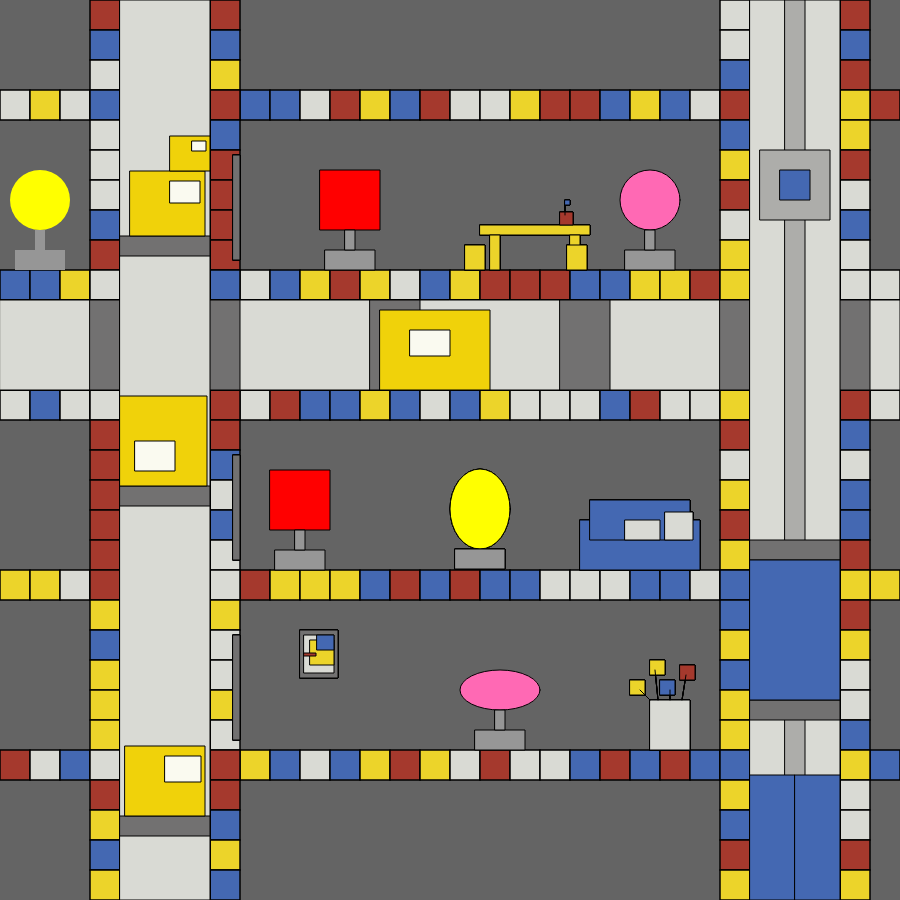
Frame 1 (no input)
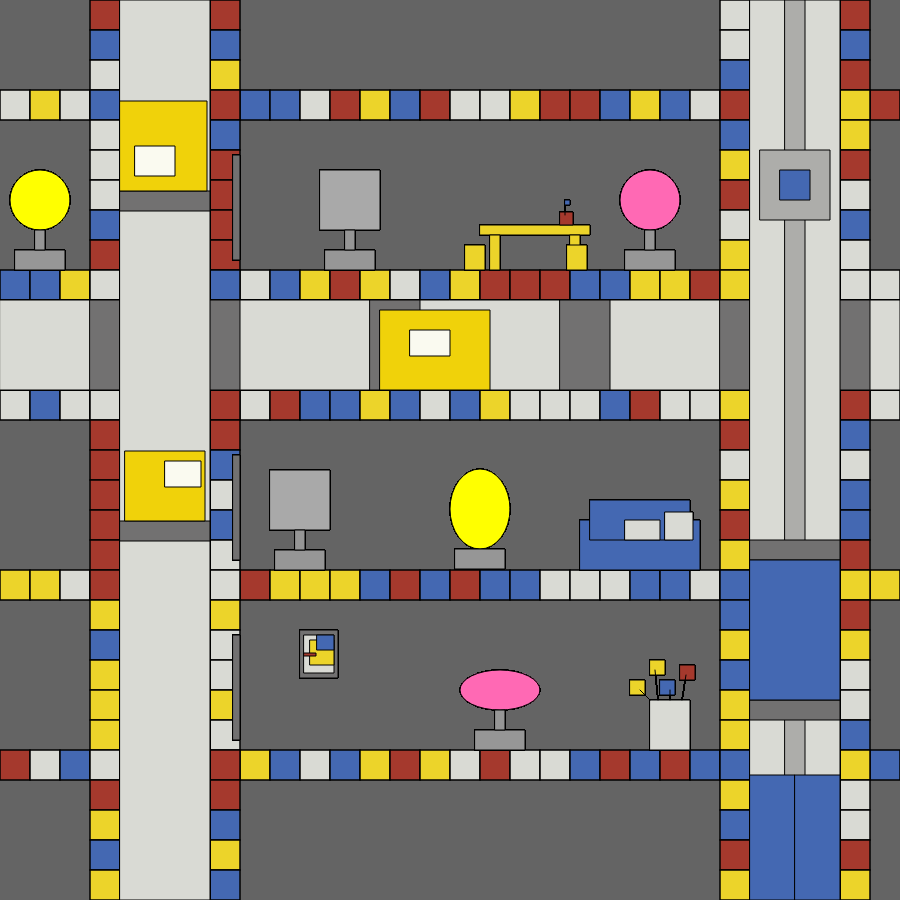
Frame 60 (no input)
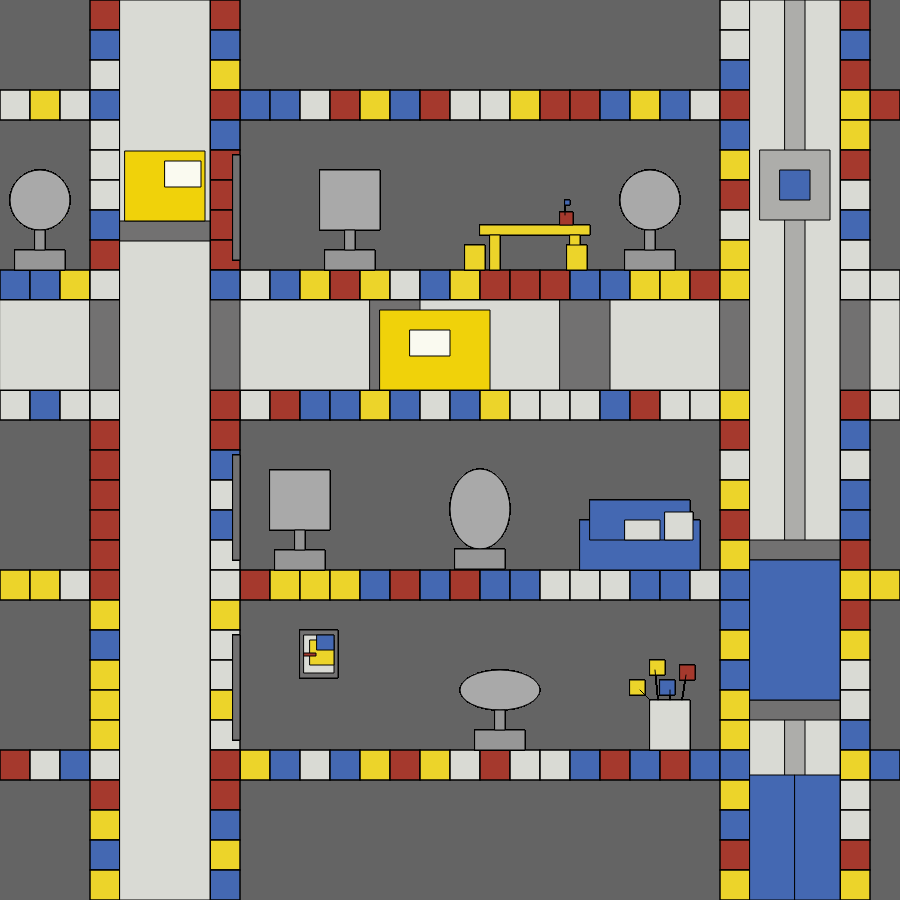
Frame 120 (the mouse pressed at the canvas centre since frame 60)

The p5.js sketch that drew these frames (run headless with seeded random() and noise() and a simulated clock; from frame 60 on, the mouse is pressed at the canvas centre):

// p5.js sketch
// ── sketch.js
class Pattern {
    constructor(side, colors) {
      this.side = side;
      this.colors = colors;
    }
  
    drawRect(x, y) {
      let randomColor = random(this.colors);
      fill(randomColor);
      rect(x, y, this.side, this.side);
    }
  
    drawVerticalPattern(xPositions, yPositions) {
      for (let i = 0; i < yPositions.length; i++) {
        let y = yPositions[i];
        for (let x = 0; x < width; x += this.side) {
          this.drawRect(x, y - this.side / 2);
        }
      }
    }
  
    drawHorizontalPattern(xPositions, yPositions) {
      for (let i = 0; i < xPositions.length; i++) {
        let x = xPositions[i];
        for (let y = 0; y < height; y += this.side) {
          this.drawRect(x - this.side / 2, y);
        }
      }
    }
  }
  
  let leftY = 0;
  let grey;
  let darkgery;
  let yellow;
  let blue;
  let red;
  let side;
  
  let isYellow = true;
  let isRed = true;
  let isPink = true;
  
  let startTime;
  
  // Initialize the switching time of the lights
  let yellowStartTime, redStartTime, pinkStartTime;

  function setup() {
    createCanvas(900, 900);
    strokeWeight(1.5);
    background(100,100,100);
    side = 30;
  
    yellow = color(236, 212, 42);
    blue = color(68, 104, 178);
    grey = color(217, 218, 212);
    red = color(165, 57, 45);
    darkgery = color(114, 113, 113);
  
    let colors = [yellow, blue, grey, red];
  
    let yPositions = [105, 285, 405, 585, 765];
    let xPositions = [105, 225, 735, 855];
  
    let pattern = new Pattern(side, colors);
  
    pattern.drawVerticalPattern(xPositions, yPositions);
    pattern.drawHorizontalPattern(xPositions, yPositions);
  
    noStroke();
  
    yellowStartTime = millis();
    redStartTime = millis();
    pinkStartTime = millis();
  }

  function draw() {

    // Each light switching state
   if (millis() - yellowStartTime > 1000) { // Yellow light switches every 1 second
     isYellow = !isYellow;
     yellowStartTime = millis();
   }
   if (millis() - redStartTime > 500) { // Red light switches every 0.5 seconds
     isRed = !isRed;
     redStartTime = millis();
   }
   if (millis() - pinkStartTime > 1500) { // Pink light switches every 1.5 seconds
     isPink = !isPink;
     pinkStartTime = millis();
   }
 
 // Draw the different shapes of the lamps and adjust their positions
 drawCustomLamp(40, 250, isYellow ? color(255, 255, 0) : color(169, 169, 169), 'circle'); // circle light
 drawCustomLamp(650, 250, isPink ? color(255, 105, 180) : color(169, 169, 169), 'circle'); // cirle light
 drawCustomLamp(350, 250, isRed ? color(255, 0, 0) : color(169, 169, 169), 'square'); // square light
 drawCustomLamp(300, 550, isRed ? color(255, 0, 0) : color(169, 169, 169), 'square'); // square light
 drawCustomLamp(500, 730, isPink ? color(255, 105, 180) : color(169, 169, 169), 'oval'); // oval light
 
 }
 
 // Generic function: draws lights, supports different shapes.
 function drawCustomLamp(x, y, lampColor, shape) {
   // Shape and position of the bulb
   fill(lampColor);
   if (shape === 'circle') {
     ellipse(x, y - 50, 60, 60); // circle， Directly Above Base
   } else if (shape === 'square') {
     rect(x - 30, y - 80, 60, 60); //  square,Directly Above Base
 
   } else if (shape === 'oval') {
     ellipse(x, y - 40, 80, 40); // oval, Directly Above Base
   }
 
    // Lamp holder section, stays linked to the bulb
   fill(150);
   rect(x - 25, y, 50, 20); // Base
   rect(x - 5, y - 20, 10, 20); // Connection of the base to the bulb
 
    // Drawing a light bulb
   drawLamp(480, 539);
 }
 
   // Drawing a light bulb
 function drawLamp(x, y) {
   // Lamp color change
   if (isYellow) {
     fill(255, 255, 0); // yellow 
   } else {
     fill(169, 169, 169); // gray
   }
   ellipse(x, y - 30, 60, 80); // circle part of the bulb
 
 
   // Lamp holders
   fill(150); // gray
   rect(x - 25, y + 10, 50, 20); //Rectangular part of the lamp base
 
   stroke(0); // black
   strokeWeight(1);
 
 
   // Horizontal conveyor belt, the third row
   fill(grey);
   rect(0, 300, 900, 90);
 
   // Two parcel storage doors
   fill(darkgery);
     rect(90, 300, 30, 90);
     rect(210, 300, 30, 90);
     rect(720, 300, 30, 90);
     rect(840, 300, 30, 90);
 
   // Left parcel passageway
   fill(grey);
   rect(120, 0, 90, 900);
 
   // Building Columns
   fill(darkgery);
   rect(370, 300, 50, 90);
   rect(560, 300, 50, 90);
 
   // Package Movement
   push();
   translate(0, leftY);
   leftY -= 1;
   if (leftY < -900) {
     leftY = 900;
   }
   // Left package machines
   fill(darkgery);
   rect(120, 240, 90, 20);
   rect(120, 490, 90, 20);
   rect(120, 820, 90, 20);
 
   // Package colors
   fill(240, 210, 10);
   // Package 1
   rect(130, 175, 75, 65);
   rect(170, 140, 40, 35);
   // Package 2
   rect(120, 400, 87, 90);
   // Package 3
   rect(125, 750, 80, 70);
 
   // Package label
   fill(250, 250, 240);
   rect(170, 185, 30, 22); // 1
   rect(192, 145, 14, 10); // 1
   rect(135, 445, 40, 30); // 2
   rect(165, 760, 36, 26); // 3
 
   // MOvement
   pop();
 
   // Package 4 inside horizontal conveyor belt
   fill(240, 210, 10);
   rect(380, 310, 110, 80);
   fill(250, 250, 240);
   rect(410, 330, 40, 26); // 4
   // Tape on the second package
   fill(221, 195, 140);
   //rect(182, 400, 18, 90);
 
   // Right elevator passageway
   fill(grey);
   rect(750, 0, 90, 900);
 
   // Conveyor belt behind the elevator on the right
   fill(173, 173, 170);
   rect(785, 0, 20, 900);
 
   // Elevator control box
   fill(173, 173, 170);
   rect(760, 150, 70, 70);
   fill(68, 104, 178);
   rect(780, 170, 30, 30);
 
   // Elevator doors
   fill(68, 104, 178);
   rect(750, 775, 45, 125);
   rect(795, 775, 45, 125);
 
   fill(darkgery);
   rect(750, 540, 90, 20); // Elevator top
   rect(750, 700, 90, 20); // Elevator bottom
 
   fill(blue);
   rect(750, 560, 90, 140); // Elevator box
 
   rect(580, 520, 120, 50); //sofa
   rect(590, 500, 100, 40);
   fill(grey);
   rect(665, 512, 28, 28); //pillow
   rect(625, 520, 35, 20);
 
   //plant
   rect(650, 700, 40, 50); // flowerpot
 
   fill(yellow); // leaf
   rect(630, 680, 15, 15);
   rect(650, 660, 15, 15);
   fill(blue);
   rect(660, 680, 15, 15);
   fill(red);
   rect(680, 665, 15, 15);
 
   line(650, 700, 640, 690); //branch
   line(658, 700, 655, 670);
   line(670, 700, 670, 690);
   line(682, 700, 686, 675);
 
   //artwork
   fill(darkgery);
   rect(300, 630, 38, 48); // frame
   fill(grey);
   rect(304, 635, 30, 38); //canvas
   fill(yellow);
   rect(310, 640, 24, 25); //content
   fill(blue);
   rect(317, 635, 17, 15);
   fill(red);
   rect(304, 653, 12, 3);
 
   //table
   fill(yellow);
   rect(480, 225, 110, 10); //surface
   rect(490, 235, 10, 35); //leg right
   rect(570, 235, 10, 35); //leg left
 
   //chair
   rect(465, 245, 20, 25);
   rect(567, 245, 20, 25);
 
   //apple
   fill(red);
   rect(560, 212, 13, 13);
   line(565, 215, 565, 205);
   fill(blue);
   rect(565, 200, 5, 5);
 
   //package door
   fill(darkgery);
   rect(233, 155, 7, 105); //package door level4
   rect(233, 455, 7, 105); //package door level3
   rect(233, 635, 7, 105); //package door level2
 
   
 }
